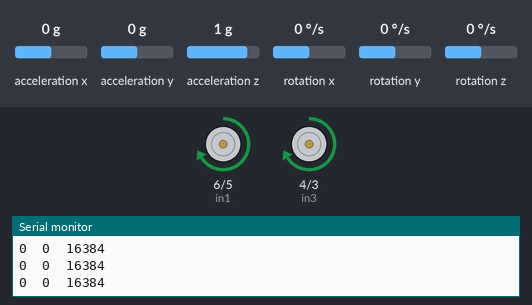
A sketch run on a simulated Arduino Uno, built with avr-gcc and run on an emulated ATmega328P. Shown: motor-driver pin pairs drawn as motors (green arrow = first pin HIGH = forward, orange = second pin HIGH = backward, longer = more drive, scaled by the enable pin), the last lines printed to the serial monitor. The test bench sets the inputs (shaded band); at power-on: acceleration x 0 g, acceleration y 0 g, acceleration z 1 g, rotation x 0 °/s, rotation y 0 °/s, rotation z 0 °/s.

Above: at 1.2 s.
1.3 s: acceleration x set to 0.2 g
At 2.0 s:
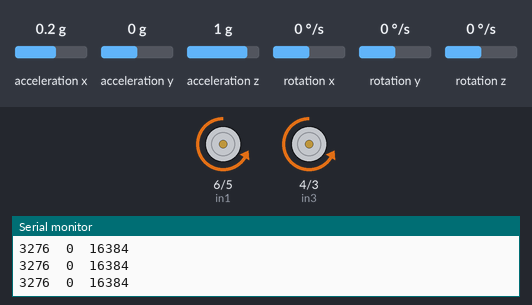
5.8 s: acceleration x set to -1.4 g
At 6.1 s:
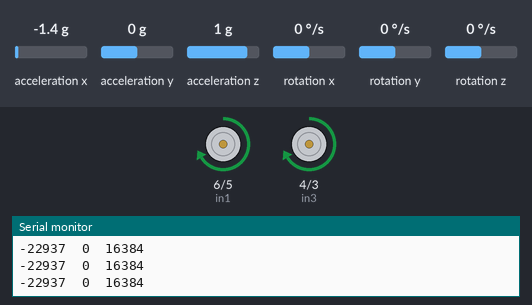
7.3 s: acceleration x set to 0.8 g
At 8.6 s:
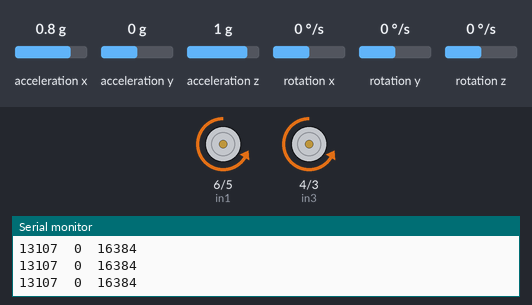
Timing chart, 0 to 9.8 s (numbered marks = the images above; inputs shaded):
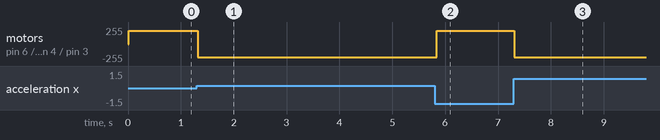

Measured:
- the behaviour switches between 0 and 0.1 g on acceleration x (found by bisection; images 0 and 1)
- after the input at 1.3 s, motor on pin 6 (in1) / pin 5 (in2), motor on pin 4 (in3) / pin 3 (in4): forward 200/255 → backward 200/255 at once
- after the input at 5.8 s, motor on pin 6 (in1) / pin 5 (in2), motor on pin 4 (in3) / pin 3 (in4): backward 200/255 → forward 200/255 at once
- after the input at 7.3 s, motor on pin 6 (in1) / pin 5 (in2), motor on pin 4 (in3) / pin 3 (in4): forward 200/255 → backward 200/255 at once

The sketch:

Variable_Motor_Control.ino
```cpp
#include "I2Cdev.h"
#include "MPU6050.h"
#include "Wire.h"

MPU6050 accelgyro(0x68);

int16_t ax, ay, az;

int in1 = 6;
int in2 = 5;
int in3 = 4;
int in4 = 3;
int enA = 9;
int enB = 10;
int vel = 200;

void setup() {
  // put your setup code here, to run once:
  pinMode(in1, OUTPUT);
  pinMode(in2, OUTPUT);
  pinMode(in3, OUTPUT);
  pinMode(in4, OUTPUT);
  pinMode(enA, OUTPUT);
  pinMode(enB, OUTPUT);

  Wire.begin();

  Serial.begin(38400);

  // initialize device
  Serial.println("Initializing I2C devices...");
  accelgyro.initialize();

  // verify connection
  Serial.println("Testing device connections...");
  Serial.println(accelgyro.testConnection() ? "MPU6050 connection successful" : "MPU6050 connection failed");

  //initialize motors
  digitalWrite(in1, HIGH);
  digitalWrite(in2, LOW);
  digitalWrite(in3, HIGH);
  digitalWrite(in4, LOW);

}

void loop() {
  // put your main code here, to run repeatedly:
  accelgyro.getAcceleration(&ax, &ay, &az);

  //int s = map(ax, -15000, 20000, 0, 255);

  Serial.print(ax); Serial.print("\t");
  Serial.print(ay); Serial.print("\t");
  Serial.print(az); Serial.print("\t");
  Serial.print("\n");

  analogWrite(enA, vel);
  analogWrite(enB, vel);

  if(ax < 250){
    digitalWrite(in1, HIGH);
    digitalWrite(in2, LOW);
    digitalWrite(in3, HIGH);
    digitalWrite(in4, LOW);
  }else if(ax > 300){
    digitalWrite(in1, LOW);
    digitalWrite(in2, HIGH);
    digitalWrite(in3, LOW);
    digitalWrite(in4, HIGH);
  }

  delay(50);


}
```
